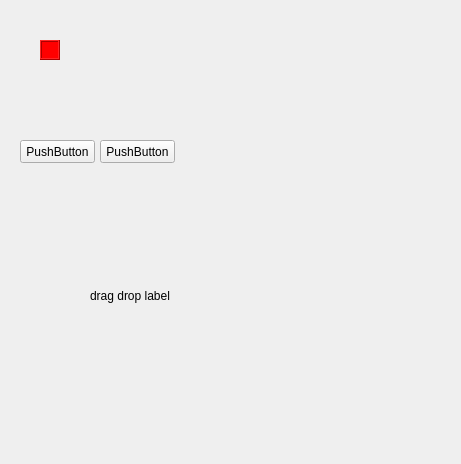
<?xml version="1.0" encoding="UTF-8"?>
<ui version="4.0">
 <class>MainWindow</class>
 <widget class="QMainWindow" name="MainWindow">
  <property name="geometry">
   <rect>
    <x>0</x>
    <y>0</y>
    <width>461</width>
    <height>464</height>
   </rect>
  </property>
  <property name="windowTitle">
   <string>MainWindow</string>
  </property>
  <widget class="QWidget" name="centralwidget">
   <widget class="QLabel" name="lblBlock">
    <property name="geometry">
     <rect>
      <x>40</x>
      <y>40</y>
      <width>20</width>
      <height>20</height>
     </rect>
    </property>
    <property name="styleSheet">
     <string notr="true">background-color: rgb(255, 0, 0);</string>
    </property>
    <property name="frameShape">
     <enum>QFrame::Box</enum>
    </property>
    <property name="frameShadow">
     <enum>QFrame::Raised</enum>
    </property>
    <property name="text">
     <string/>
    </property>
   </widget>
   <widget class="myButton" name="pushButton">
    <property name="geometry">
     <rect>
      <x>20</x>
      <y>140</y>
      <width>75</width>
      <height>23</height>
     </rect>
    </property>
    <property name="text">
     <string>PushButton</string>
    </property>
   </widget>
   <widget class="myButton" name="pushButton_2">
    <property name="geometry">
     <rect>
      <x>100</x>
      <y>140</y>
      <width>75</width>
      <height>23</height>
     </rect>
    </property>
    <property name="text">
     <string>PushButton</string>
    </property>
   </widget>
   <widget class="MyLabel" name="label">
    <property name="geometry">
     <rect>
      <x>90</x>
      <y>240</y>
      <width>141</width>
      <height>111</height>
     </rect>
    </property>
    <property name="text">
     <string>drag drop label</string>
    </property>
   </widget>
  </widget>
  <widget class="QMenuBar" name="menubar">
   <property name="geometry">
    <rect>
     <x>0</x>
     <y>0</y>
     <width>461</width>
     <height>21</height>
    </rect>
   </property>
  </widget>
 </widget>
 <customwidgets>
  <customwidget>
   <class>myButton</class>
   <extends>QPushButton</extends>
   <header>mybutton</header>
  </customwidget>
  <customwidget>
   <class>MyLabel</class>
   <extends>QLabel</extends>
   <header location="global">mylabel.h</header>
  </customwidget>
 </customwidgets>
 <resources/>
 <connections/>
</ui>
